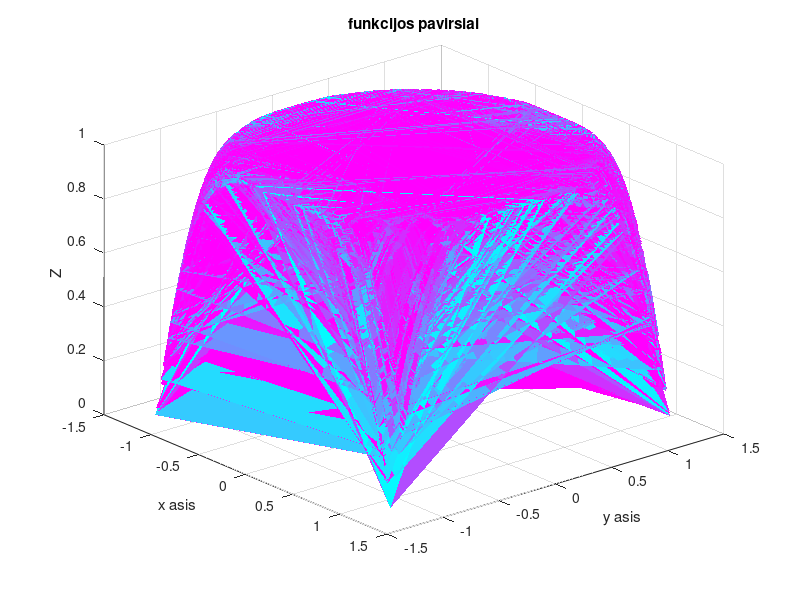
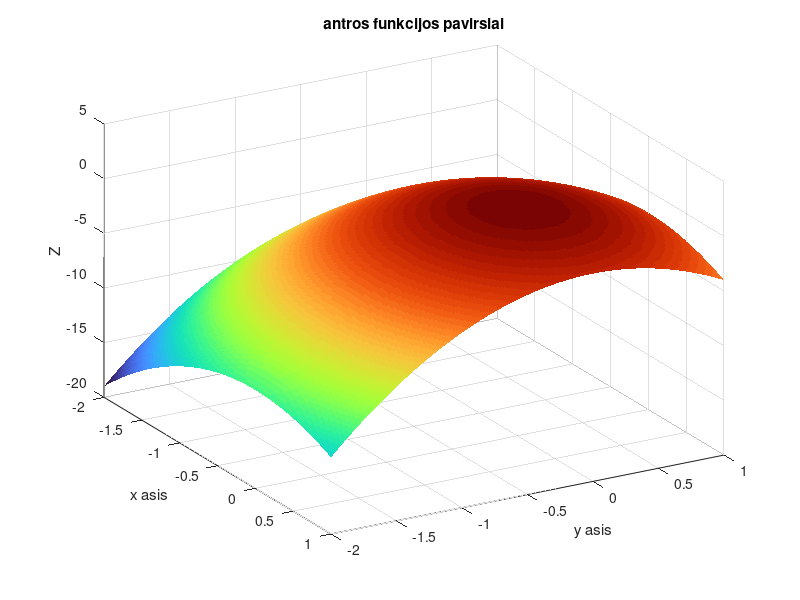
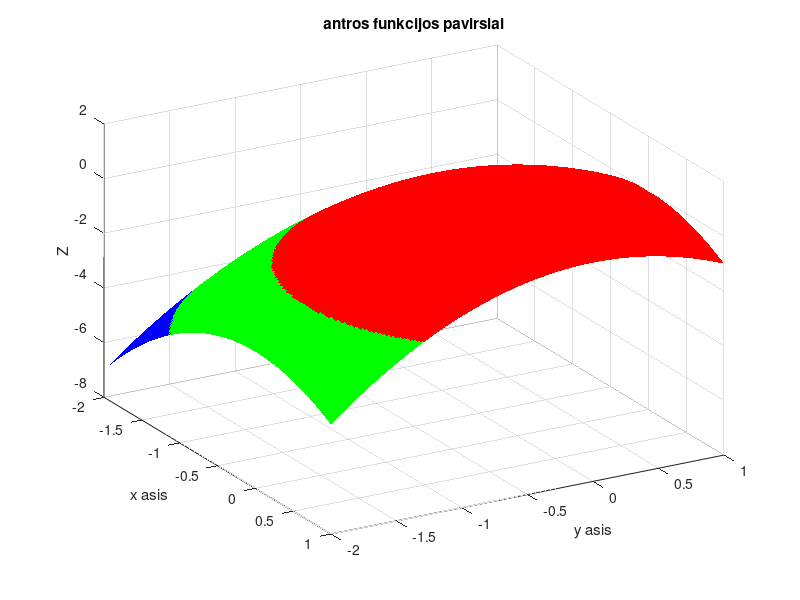
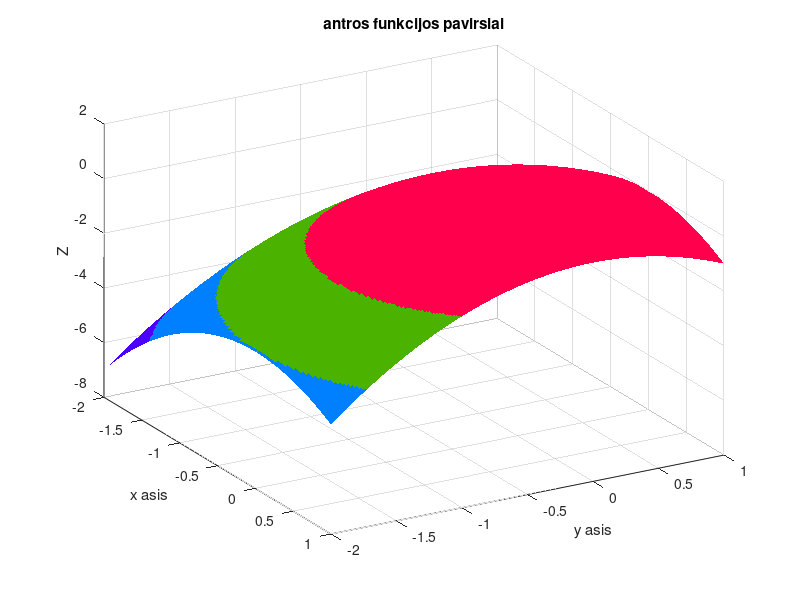

The MATLAB source for these figures, in order:
% Bernardas Petraska
% EEf-25/2
% 2026-09-29
% 11 variantas

x=(2*rand(1,200)-1).*sqrt(pi/2);
y=(2*rand(1,200)-1).*sqrt(pi/2);

[X,Y] = meshgrid(x,y);

Z = sin(X.^2+Y.^2);

figure
surf(X,Y,Z)
colormap(cool)
shading flat
view(50,30)
xlabel('x asis')
ylabel('y asis')
zlabel('Z')
title('funkcijos pavirsiai')

x = linspace(-2,1,200);
y = linspace(-2,1,200);
[X,Y] = meshgrid(x,y);
Z = 1-2*X.^2-3*Y.^2;

figure
surf(X,Y,Z)
colormap(turbo)
shading flat
view(60,30)
xlabel('x asis')
ylabel('y asis')
zlabel('Z')
title('antros funkcijos pavirsiai')

% Trys pavirsiai
Z = 1-(X.^2+Y.^2);
figure
surf(X,Y,Z)

eil = [0 0 1; 0 1 0; 1 0 0];
colormap(eil);

shading flat
view(60,30)
xlabel('x asis')
ylabel('y asis')
zlabel('Z')
title('antros funkcijos pavirsiai')

figure
surf(X,Y,Z)

eil = [0.3 0 1; 0 0.5 1; 0.3 0.7 0; 1 0 0.3];
colormap(eil);

shading flat
view(60,30)
xlabel('x asis')
ylabel('y asis')
zlabel('Z')
title('antros funkcijos pavirsiai')

figure
surf(X,Y,Z)

eil = [1 0.5 1; 0.5 0.5 1; 0.5 1 1];
colormap(eil);

shading flat
view(60,30)
xlabel('x asis')
ylabel('y asis')
zlabel('Z')
title('antros funkcijos pavirsiai')
